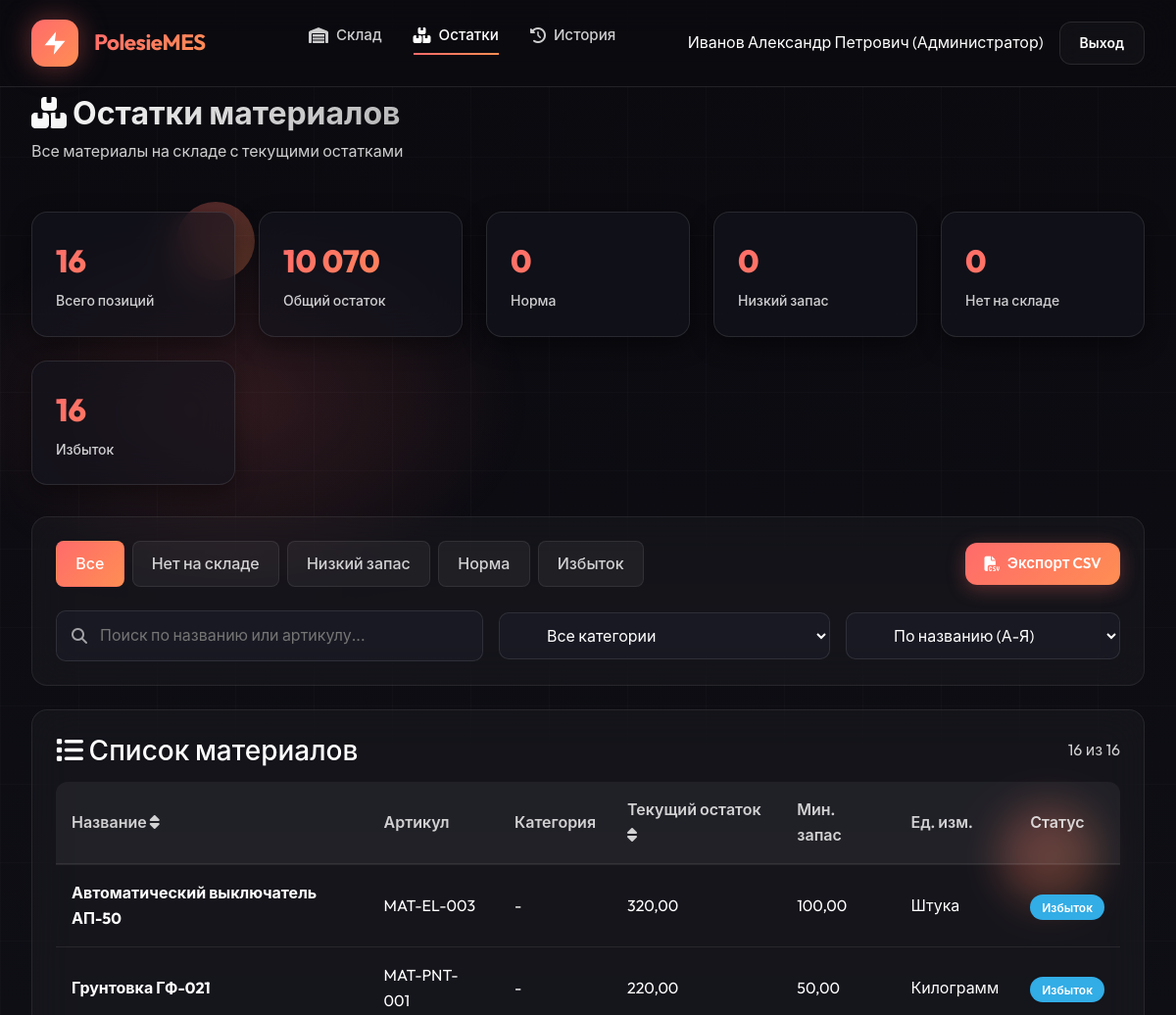
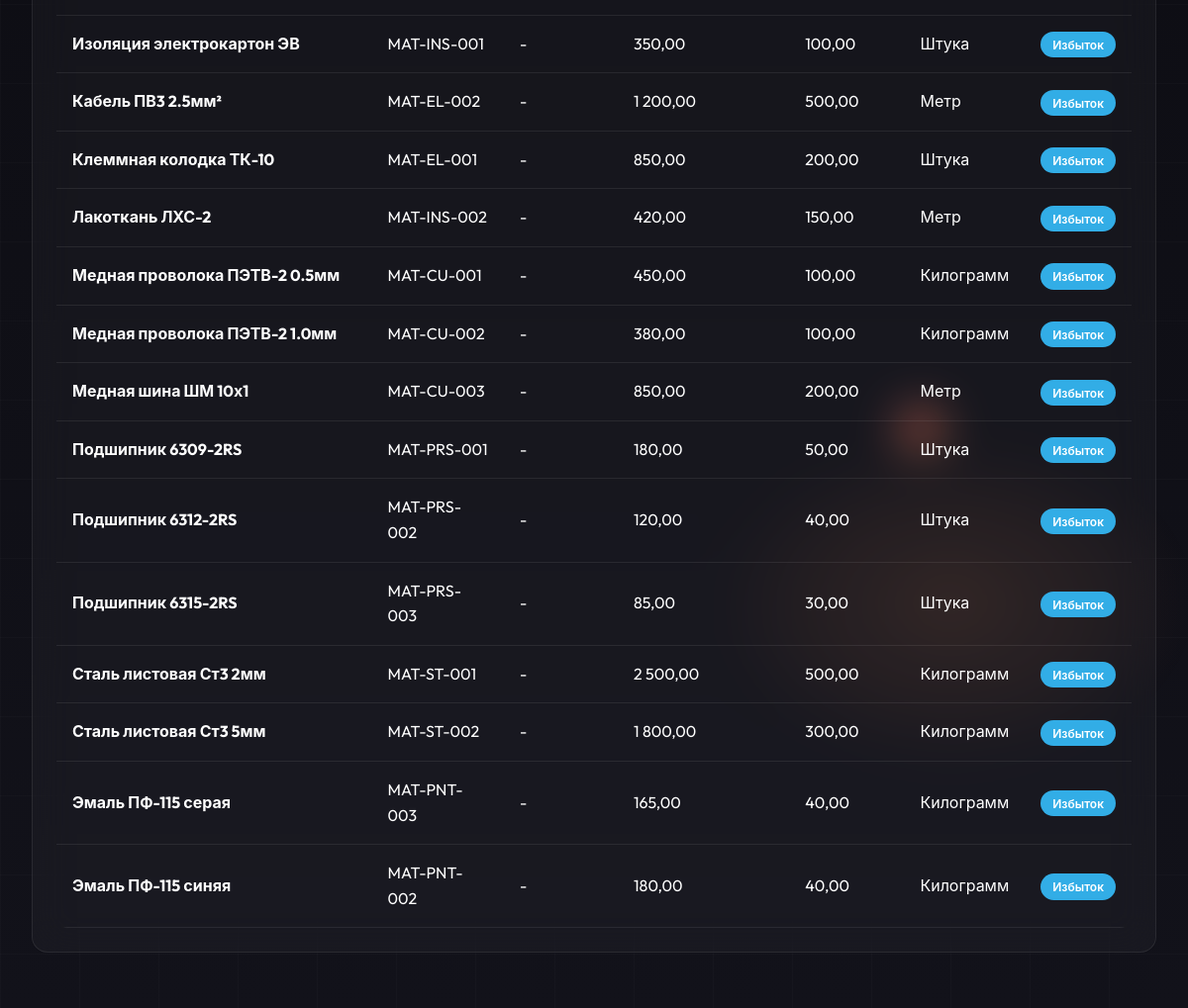
The app's page /modules/warehouse/inventory.php (signed in), older data (2 pictures, top to bottom).
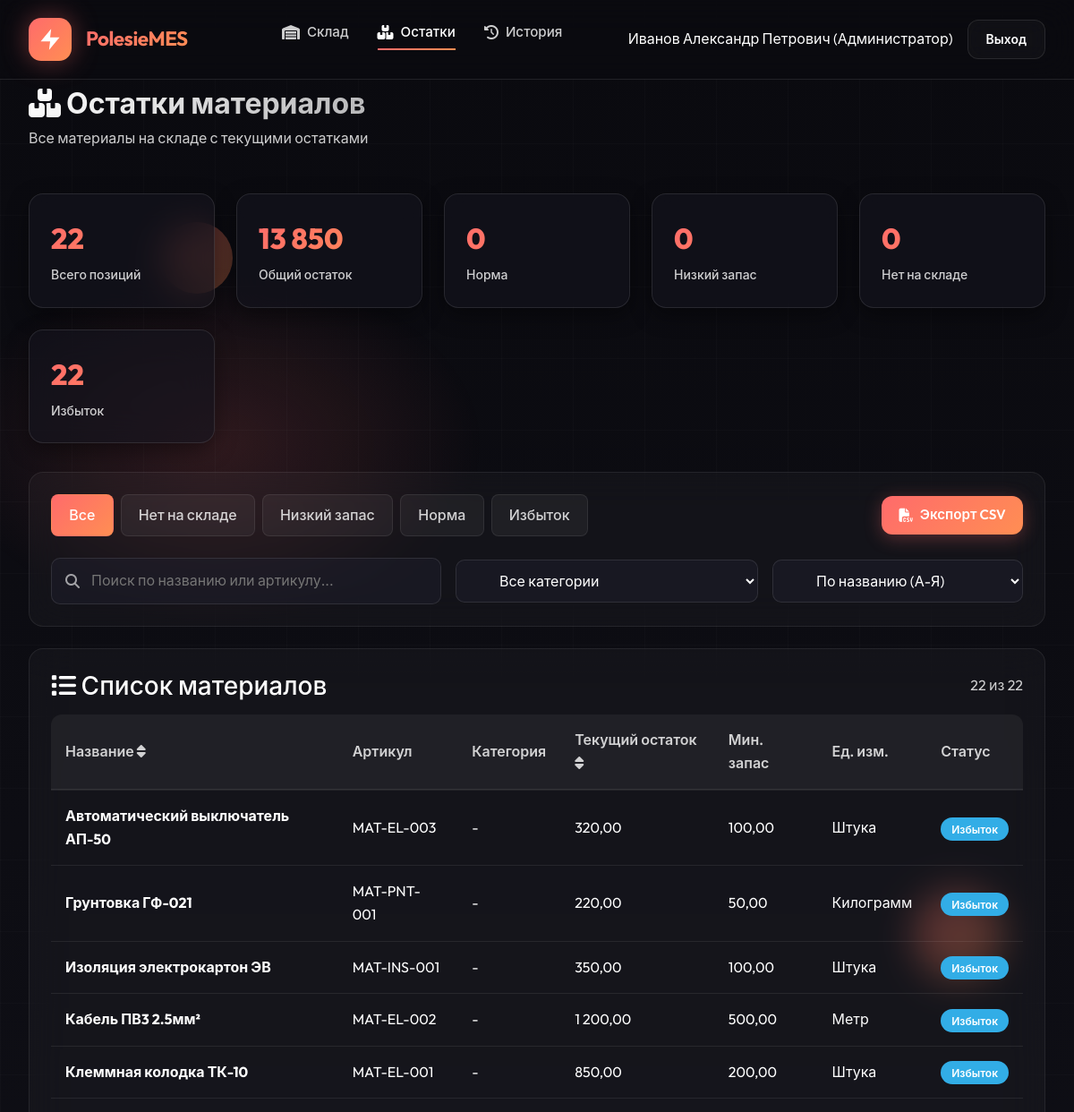
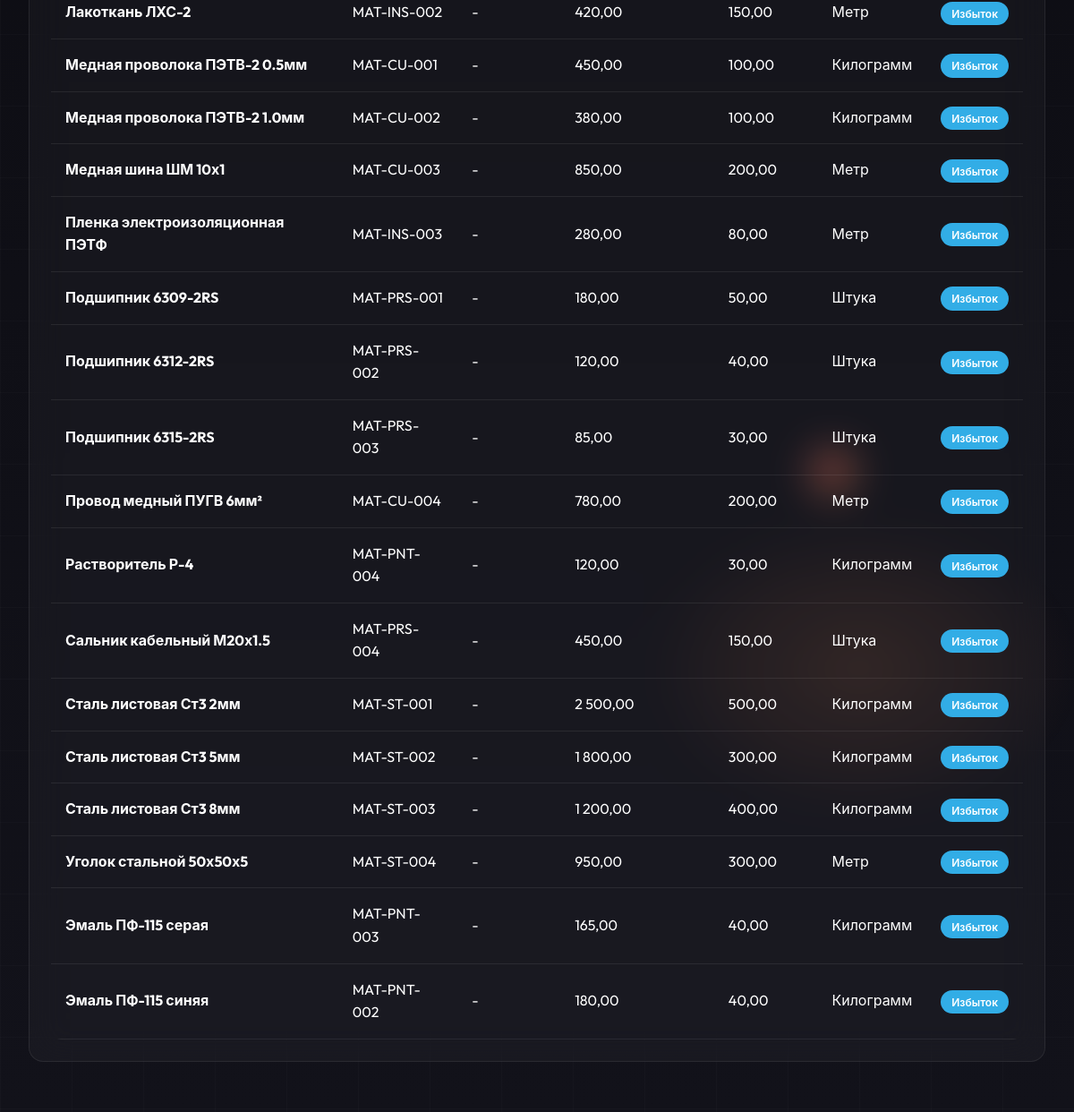
The same page, newer data (2 pictures, top to bottom).
### tables this page shows
CREATE TABLE items (
    id INT AUTO_INCREMENT PRIMARY KEY,
    item_type ENUM('product', 'material', 'equipment') NOT NULL,
    item_code VARCHAR(50) UNIQUE NOT NULL,
    name VARCHAR(200) NOT NULL,
    category_id INT,
    location_id INT,
    unit_id INT,
    current_stock DECIMAL(12,3) DEFAULT 0,
    min_stock INT DEFAULT 0,
    price DECIMAL(12,2),
    currency VARCHAR(3) DEFAULT 'BYN',
    supplier_id INT,
    status ENUM('operational', 'maintenance', 'broken', 'offline', 'active', 'inactive') DEFAULT 'active',
    extra_specs JSON,
    description TEXT,
    is_active BOOLEAN DEFAULT TRUE,
    created_at TIMESTAMP DEFAULT CURRENT_TIMESTAMP,
    updated_at TIMESTAMP DEFAULT CURRENT_TIMESTAMP ON UPDATE CURRENT_TIMESTAMP,
    FOREIGN KEY (category_id) REFERENCES dictionaries(id),
    FOREIGN KEY (location_id) REFERENCES dictionaries(id),
    FOREIGN KEY (unit_id) REFERENCES dictionaries(id),
    FOREIGN KEY (supplier_id) REFERENCES partners(id),
    INDEX idx_item_type (item_type),
    INDEX idx_item_code (item_code)
);

CREATE TABLE dictionaries (
    id INT AUTO_INCREMENT PRIMARY KEY,
    dict_type ENUM('unit', 'category', 'location', 'position') NOT NULL,
    code VARCHAR(50) NOT NULL,
    name VARCHAR(200) NOT NULL,
    parent_id INT NULL,
    extra_data JSON,
    description TEXT,
    is_active BOOLEAN DEFAULT TRUE,
    created_at TIMESTAMP DEFAULT CURRENT_TIMESTAMP,
    INDEX idx_dict_type (dict_type),
    INDEX idx_code (code)
);

### includes/helpers.php (called while the page is built, shortened)
<?php
function e($string) {
    return htmlspecialchars($string ?? '', ENT_QUOTES, 'UTF-8');
}

### modules/warehouse/inventory.php (the view, shortened to what the changed rows need)
<?php
require_once __DIR__ . '/../../includes/helpers.php';
$db = getDB();
$sort = $_GET['sort'] ?? 'name';
$sort_order = $_GET['sort_order'] ?? 'ASC';
$items_per_page = 25;
$page = max(1, (int)($_GET['page'] ?? 1));
$offset = ($page - 1) * $items_per_page;
$whereConditions = ["i.item_type = 'material'"];
$whereClause = implode(' AND ', $whereConditions);
$stmt = $db->prepare("
    SELECT i.*,
           c.name as category_name,
           u.name as unit_name,
           CASE
               WHEN i.current_stock <= 0 THEN 'critical'
               WHEN i.current_stock < i.min_stock THEN 'low'
               WHEN i.current_stock > i.min_stock * 2 THEN 'overstock'
               ELSE 'normal'
           END as stock_status
    FROM items i
    LEFT JOIN dictionaries c ON i.category_id = c.id AND c.dict_type = 'category'
    LEFT JOIN dictionaries u ON i.unit_id = u.id AND u.dict_type = 'unit'
    WHERE {$whereClause}
    ORDER BY i.{$sort} {$sort_order}
    LIMIT :limit OFFSET :offset
");
$stmt->bindValue(':limit', $items_per_page, PDO::PARAM_INT);
$stmt->bindValue(':offset', $offset, PDO::PARAM_INT);
$stmt->execute();
$filteredMaterials = $stmt->fetchAll();
$stmt_all = $db->prepare("
    SELECT i.*,
           c.name as category_name,
           u.name as unit_name,
           CASE
               WHEN i.current_stock <= 0 THEN 'critical'
               WHEN i.current_stock < i.min_stock THEN 'low'
               WHEN i.current_stock > i.min_stock * 2 THEN 'overstock'
               ELSE 'normal'
           END as stock_status
    FROM items i
    LEFT JOIN dictionaries c ON i.category_id = c.id AND c.dict_type = 'category'
    LEFT JOIN dictionaries u ON i.unit_id = u.id AND u.dict_type = 'unit'
    WHERE i.item_type = 'material'
");
$stmt_all->execute();
$allMaterials = $stmt_all->fetchAll();
$stmt = $db->query("
    SELECT
        COUNT(*) as total_items,
        SUM(CASE WHEN current_stock <= 0 THEN 1 ELSE 0 END) as out_of_stock,
        SUM(CASE WHEN current_stock < min_stock AND current_stock > 0 THEN 1 ELSE 0 END) as low_stock,
        SUM(CASE WHEN current_stock >= min_stock AND current_stock <= min_stock * 2 THEN 1 ELSE 0 END) as normal,
        SUM(CASE WHEN current_stock > min_stock * 2 THEN 1 ELSE 0 END) as overstock,
        SUM(current_stock) as total_stock
    FROM items
    WHERE item_type = 'material'
");
$materialStats = $stmt->fetch();
?>
<!DOCTYPE html>
<html lang="ru">
<head>
    <link href="https://cdn.jsdelivr.net/npm/bootstrap@5.3.0/dist/css/bootstrap.min.css" rel="stylesheet">
    <link href="https://cdnjs.cloudflare.com/ajax/libs/font-awesome/6.4.0/css/all.min.css" rel="stylesheet">
    <link rel="stylesheet" href="<?= APP_URL ?>/assets/css/common-style.css">
</head>
<body>
    <div class="main-content">
        <div class="page-header">
            <div class="page-title">
                <h1><i class="fas fa-boxes"></i> Остатки материалов</h1>
            </div>
        </div>
        <div class="stats-grid">
            <div class="stat-card">
                <div class="stat-value"><?= $materialStats['total_items'] ?? 0 ?></div>
                <div class="stat-label">Всего позиций</div>
            </div>
            <div class="stat-card">
                <div class="stat-value" style="color: var(--success-color);"><?= number_format($materialStats['total_stock'] ?? 0, 0, ',', ' ') ?></div>
                <div class="stat-label">Общий остаток</div>
            </div>
            <div class="stat-card">
                <div class="stat-value" style="color: var(--info-color);"><?= $materialStats['overstock'] ?? 0 ?></div>
                <div class="stat-label">Избыток</div>
            </div>
        </div>
        <div class="inventory-card">
            <div style="display: flex; justify-content: space-between; align-items: center; margin-bottom: 1rem;">
                <h3 style="color: var(--text-primary); margin: 0;"><i class="fas fa-list"></i> Список материалов</h3>
                <span style="color: var(--text-secondary);"><?= count($filteredMaterials) ?> из <?= count($allMaterials) ?></span>
            </div>
            <?php if (empty($filteredMaterials)): ?>
            <div style="text-align: center; padding: 3rem 1rem; color: var(--text-secondary);">
                <i class="fas fa-inbox" style="font-size: 4rem; color: var(--text-muted); margin-bottom: 1rem;"></i>
                <p>Материалы не найдены</p>
            </div>
            <?php else: ?>
            <div class="table-responsive">
                <table class="table-custom">
                    <thead>
                        <tr>
                            <th><a href="#" onclick="changeSort('name')" style="color: inherit; text-decoration: none;">Название <i class="fas fa-sort"></i></a></th>
                            <th>Артикул</th>
                            <th>Категория</th>
                            <th><a href="#" onclick="changeSort('current_stock')" style="color: inherit; text-decoration: none;">Текущий остаток <i class="fas fa-sort"></i></a></th>
                            <th>Мин. запас</th>
                            <th>Ед. изм.</th>
                            <th>Статус</th>
                        </tr>
                    </thead>
                    <tbody>
                        <?php foreach ($filteredMaterials as $material): ?>
                        <tr>
                            <td><strong><?= e($material['name']) ?></strong></td>
                            <td><?= e($material['item_code']) ?></td>
                            <td><?= e($material['category_name'] ?? '-') ?></td>
                            <td><?= number_format($material['current_stock'], 2, ',', ' ') ?></td>
                            <td><?= number_format($material['min_stock'], 2, ',', ' ') ?></td>
                            <td><?= e($material['unit_name'] ?? '-') ?></td>
                            <td>
                                <span class="stock-badge stock-<?= $material['stock_status'] ?>">
                                    <?php
                                    $statusNames = [
                                        'critical' => 'Нет на складе',
                                        'low' => 'Низкий запас',
                                        'normal' => 'Норма',
                                        'overstock' => 'Избыток'
                                    ];
                                    echo $statusNames[$material['stock_status']] ?? $material['stock_status'];
                                    ?>
                                </span>
                            </td>
                        </tr>
                        <?php endforeach; ?>
                    </tbody>
                </table>
            </div>
            <?php endif; ?>
        </div>
    </div>
</body>
</html>

Row changes from the older to the newer data that the page shows:
now on this page (row edited): items: name "Пленка электроизоляционная ПЭТФ", item_code "MAT-INS-003", category.name "-", current_stock "280,00", min_stock "80,00", unit.name "Метр", stock_status "Избыток"
now on this page (row edited): items: name "Провод медный ПУГВ 6мм²", item_code "MAT-CU-004", category.name "-", current_stock "780,00", min_stock "200,00", unit.name "Метр", stock_status "Избыток"
now on this page (row edited): items: name "Растворитель Р-4", item_code "MAT-PNT-004", category.name "-", current_stock "120,00", min_stock "30,00", unit.name "Килограмм", stock_status "Избыток"
now on this page (row edited): items: name "Сальник кабельный М20х1.5", item_code "MAT-PRS-004", category.name "-", current_stock "450,00", min_stock "150,00", unit.name "Штука", stock_status "Избыток"
now on this page (row edited): items: name "Сталь листовая Ст3 8мм", item_code "MAT-ST-003", category.name "-", current_stock "1 200,00", min_stock "400,00", unit.name "Килограмм", stock_status "Избыток"
now on this page (row edited): items: name "Уголок стальной 50х50х5", item_code "MAT-ST-004", category.name "-", current_stock "950,00", min_stock "300,00", unit.name "Метр", stock_status "Избыток"
Text that changed along with them:
$materialStats['total_items']: "16" → "22"
$materialStats['total_stock']: "10 070" → "13 850"
$materialStats['overstock']: "16" → "22"
count($filteredMaterials): "16" → "22"
count($allMaterials): "16" → "22"
